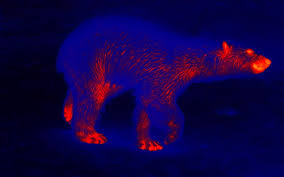
#> input picture thermal_image.jpg, 284 x 177 px, found by its file name
$ python clahe.py
#> lines starting #> are read from the running program, lines starting #| are printed output that depends on the picture
import cv2
import numpy as np

img = cv2.imread(r'../thermal_image.jpg', cv2.IMREAD_GRAYSCALE)  # read image
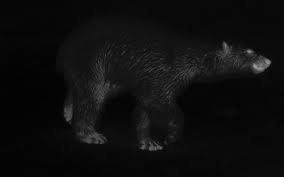
#> img: shape (177, 284); min 1, max 161, mean 13.7

clahe = cv2.createCLAHE(clipLimit=2.0, tileGridSize=(8, 8))  # create clahe
enhanced = clahe.apply(img)  # apply clahe
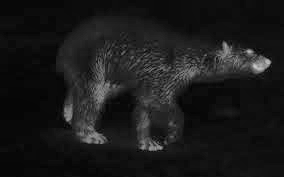
#> enhanced: shape (177, 284); min 2, max 202, mean 25.6

cv2.imshow('Original', img)
cv2.imshow('Enhanced', enhanced)
cv2.waitKey(0)
cv2.destroyAllWindows()

cv2.imwrite(r'../thermal_clahe.jpg', enhanced)  # save result
